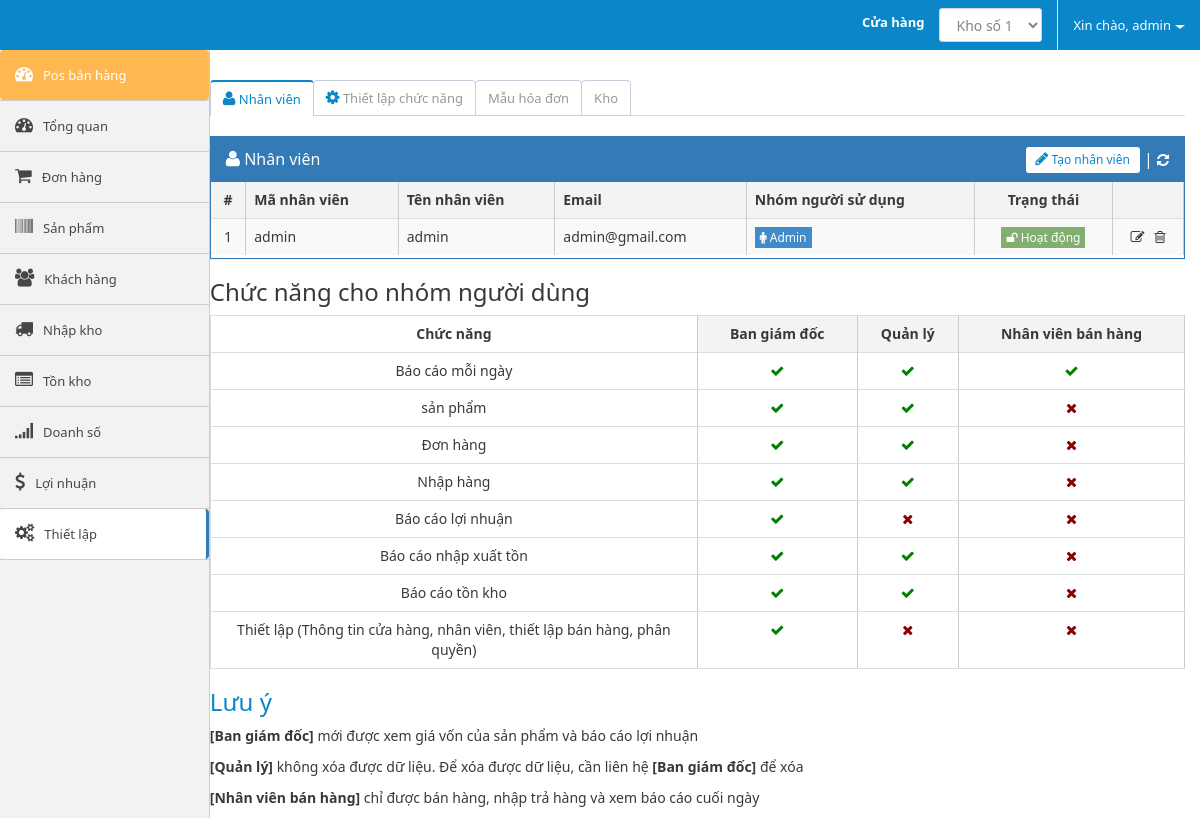
/index.php/config (signed in), run on the app's committed database.
### tables this page shows
CREATE TABLE IF NOT EXISTS `cms_users` (
  `id` int(10) unsigned NOT NULL AUTO_INCREMENT,
  `username` varchar(100) NOT NULL,
  `password` varchar(100) NOT NULL,
  `salt` varchar(255) NOT NULL,
  `email` varchar(120) NOT NULL,
  `display_name` varchar(120) NOT NULL,
  `user_status` tinyint(4) NOT NULL,
  `group_id` int(11) NOT NULL,
  `store_id` int(11) NOT NULL,
  `created` datetime NOT NULL,
  `updated` datetime NOT NULL,
  `logined` datetime(1) NOT NULL,
  `ip_logged` varchar(255) NOT NULL,
  `recode` varchar(255) NOT NULL,
  `code_time_out` varchar(255) NOT NULL,
  PRIMARY KEY (`id`)
);

CREATE TABLE IF NOT EXISTS `cms_users_group` (
  `id` int(10) unsigned NOT NULL AUTO_INCREMENT,
  `group_name` varchar(255) NOT NULL,
  `group_permission` varchar(255) NOT NULL,
  `group_registered` datetime NOT NULL,
  `group_updated` datetime NOT NULL,
  PRIMARY KEY (`id`)
);

### application/controllers/config.php (called while the page is built, shortened)
<?php if (!defined('BASEPATH')) exit('No direct script access allowed');
class Config extends CI_Controller
{
    private $auth;
    public function __construct()
    {
        $this->auth = $this->cms_authentication->check();
    }
    public function index()
    {
        $data['seo']['title'] = "Phần mềm quản lý bán hàng";
        $user = $this->db->select('users.id, username, email, display_name, user_status, group_name ')->from('users')->join('users_group', 'users_group.id = users.group_id')->get()->result_array();
        $data['data']['template'] = $this->db->select('content')->from('templates')->where('id', 1)->limit(1)->get()->row_array();
        $data['data']['list_template'] = $this->db->from('templates')->get()->result_array();
        $data['data']['_user'] = $user;
        $data['data']['user'] = $this->auth;
        $store = $this->db->from('stores')->get()->result_array();
        $data['data']['store'] = $store;
        $store_id = $this->db->select('store_id')->from('users')->where('id',$this->auth['id'])->limit(1)->get()->row_array();
        $data['data']['store_id'] = $store_id['store_id'];
        $data['template'] = 'setting/setting';
        $this->load->view('layout/index', isset($data) ? $data : null);
    }
}

### index.php (called while the page is built, shortened)
<?php
require_once BASEPATH . 'core/CodeIgniter.php';

### application/libraries/cms_cookie.php (called while the page is built, shortened)
<?php if (!defined('BASEPATH')) exit('No direct script access allowed');
class CMS_Cookie
{
    public static function exists($name)
    {
        return (isset($_COOKIE[$name])) ? true : false;
    }
    public static function get($name)
    {
        return $_COOKIE[$name];
    }
    public static function decode($cookie_val)
    {
        return base64_decode(substr($cookie_val, 3));
    }
}

### application/libraries/cms_authentication.php (called while the page is built, shortened)
<?php if (!defined('BASEPATH')) exit('No direct script access allowed');
class CMS_authentication
{
    private $CI;
    public function __construct()
    {
        $this->CI = &get_instance();
    }
    public function check()
    {
        if (CMS_Cookie::exists('user_logged' . CMS_PREFIX)) {
            $cookie = CMS_Cookie::get('user_logged' . CMS_PREFIX);
            $cookie = json_decode(CMS_Cookie::decode($cookie), true);
            $user = $this->CI->db->select('id,username,password,salt,display_name,email,group_id,store_id')->where('username', $cookie['username'])->or_where('email', $cookie['username'])->from('users')->get()->row_array();
            $group = $this->CI->db->select('id, group_permission, group_name')->where('id', $user['group_id'])->from('users_group')->get()->row_array();
            if (isset($user) && count($user)) {
                if ($user['username'] == $cookie['username'] && $user['password'] == $cookie['password'] && $user['salt'] == $cookie['salt']) {
                    $data = ['username' => $user['username'], 'password' => $user['password'], 'salt' => $user['salt']];
                    return ['id' => $user['id'],
                        'username' => $user['username'],
                        'password' => $user['password'],
                        'salt' => $user['salt'],
                        'email' => $user['email'],
                        'display_name' => $user['display_name'],
                        'group_id' => $user['group_id'],
                        'group_name' => $group['group_name'],
                        'group_permission' => json_decode($group['group_permission'], true),
                        'store_id' => $user['store_id']
                    ];
                }
            }
        }
        return null;
    }
}

### application/views/setting/setting.php (the view, shortened to what this page needs)
<div class="setting">
    <ul class="nav nav-tabs tab-setting" role="tablist">
        <li role="presentation" class="active"><a href="#user" aria-controls="home" role="tab" data-toggle="tab"><i
                    class="fa fa-user"></i> Nhân viên</a></li>
        <li role="presentation"><a href="#functions" aria-controls="profile" role="tab" data-toggle="tab"><i
                    class="fa fa-cog"></i> Thiết lập chức năng</a></li>
        <li role="presentation"><a href="#print" aria-controls="print" role="tab" data-toggle="tab">Mẫu hóa
                đơn</a></li>
        <li role="presentation"><a href="#stores" aria-controls="stores" role="tab" data-toggle="tab">Kho</a>
        </li>
    </ul>
    <div class="tab-content">
        <div role="tabpanel" class="tab-pane active" id="user">
            <div class="panel panel-primary" style="margin-top: 20px">
                <div class="panel-heading">
                    <i class="fa fa-user"></i> Nhân viên
                    <div class="action pull-right">
                        <button class="btn btn-default btn-sm create-nv btn-in-panel blue" data-toggle="modal"
                                data-target="#create-nv"><i class="fa fa-pencil blue"></i> Tạo nhân viên
                        </button>
                        | <i class="fa fa-refresh" style="font-size: 14px; cursor: pointer;" onclick="cms_upuser()"></i>
                    </div>
                </div>
                <div class="panel-body">
                    <div class="table-responsive ">
                        <table class="table table-hover table-user table-striped">
                            <thead>
                            <th class="text-center">#</th>
                            <th>Mã nhân viên</th>
                            <th>Tên nhân viên</th>
                            <th>Email</th>
                            <th>Nhóm người sử dụng</th>
                            <th class="text-center">Trạng thái</th>
                            <th></th>
                            </thead>
                            <tbody>
                            <?php
                            if (isset($_user) && count($_user)) :
                                $ind = 0;
                                foreach ($_user as $key => $val) : $ind++; ?>
                                    <tr class="tr-item-<?php echo $val['id']; ?>">
                                        <td class="text-center"><?php echo $ind; ?></td>
                                        <td><?php echo $val['username']; ?></td>
                                        <td><?php echo ($val['display_name'] != '') ? $val['display_name'] : '-'; ?></td>
                                        <td><?php echo $val['email']; ?></td>
                                        <td><?php echo '<span class="user_group"><i class="fa fa-male"></i> ' . $val['group_name'] . '</span>'; ?></td>
                                        <td class="text-center"><?php echo cms_render_html($val['user_status'], 'user_status', ['fa-unlock', 'fa-lock'], ['Hoạt động', 'Tạm ngừng']); ?></td>
                                        <td class="text-center"><i class="fa fa-pencil-square-o edit-item" title="Sửa"
                                                                   onclick="cms_edit_usitem(<?php echo $val['id']; ?>)"
                                                                   style="margin-right: 10px; cursor: pointer;"></i><i
                                                onclick="cms_del_usitem(<?php echo $val['id']; ?>)" title="Xóa"
                                                class="fa fa-trash-o delete-item" style="cursor: pointer;"></i></td>
                                    </tr>
                                <?php endforeach;
                            else: ?>
                                <tr>
                                    <td class="text-center" colspan="7">Không có Người dùng trong danh sách</td>
                                </tr>
                            <?php endif;
                            ?>
                            </tbody>
                        </table>
                    </div>
                </div>
            </div>
            <h3>Chức năng cho nhóm người dùng</h3>
            <div class="cms-function-user-info">
                <table class="table table-hover table-bordered">
                    <thead>
                    <th class="text-center" style="width: 50%; background-color: #fff;">Chức năng</th>
                    <th class="text-center">Ban giám đốc</th>
                    <th class="text-center">Quản lý</th>
                    <th class="text-center">Nhân viên bán hàng</th>
                    </thead>
                    <tbody>
                    <tr>
                        <td class="text-center">Báo cáo mỗi ngày</td>
                        <td class="text-center"><i class="fa fa-check" style="color: green;"></i></td>
                        <td class="text-center"><i class="fa fa-check" style="color: green;"></i></td>
                        <td class="text-center"><i class="fa fa-check" style="color: green;"></i></td>
                    </tr>
                    <tr>
                        <td class="text-center">sản phẩm</td>
                        <td class="text-center"><i class="fa fa-check" style="color: green;"></i></td>
                        <td class="text-center"><i class="fa fa-check" style="color: green;"></i></td>
                        <td class="text-center"><i class="fa fa-times" style="color: darkred;"></i></td>
                    </tr>
                    <tr>
                        <td class="text-center">Đơn hàng</td>
                        <td class="text-center"><i class="fa fa-check" style="color: green;"></i></td>
                        <td class="text-center"><i class="fa fa-check" style="color: green;"></i></td>
                        <td class="text-center"><i class="fa fa-times" style="color: darkred;"></i></td>
                    </tr>
                    <tr>
                        <td class="text-center">Nhập hàng</td>
                        <td class="text-center"><i class="fa fa-check" style="color: green;"></i></td>
                        <td class="text-center"><i class="fa fa-check" style="color: green;"></i></td>
                        <td class="text-center"><i class="fa fa-times" style="color: darkred;"></i></td>
                    </tr>
                    <tr>
                        <td class="text-center">Báo cáo lợi nhuận</td>
                        <td class="text-center"><i class="fa fa-check" style="color: green;"></i></td>
                        <td class="text-center"><i class="fa fa-times" style="color: darkred;"></i></td>
                        <td class="text-center"><i class="fa fa-times" style="color: darkred;"></i></td>
                    </tr>
                    <tr>
                        <td class="text-center">Báo cáo nhập xuất tồn</td>
                        <td class="text-center"><i class="fa fa-check" style="color: green;"></i></td>
                        <td class="text-center"><i class="fa fa-check" style="color: green;"></i></td>
                        <td class="text-center"><i class="fa fa-times" style="color: darkred;"></i></td>
                    </tr>
                    <tr>
                        <td class="text-center">Báo cáo tồn kho</td>
                        <td class="text-center"><i class="fa fa-check" style="color: green;"></i></td>
                        <td class="text-center"><i class="fa fa-check" style="color: green;"></i></td>
                        <td class="text-center"><i class="fa fa-times" style="color: darkred;"></i></td>
                    </tr>
                    <tr>
                        <td class="text-center">Thiết lập (Thông tin cửa hàng, nhân viên, thiết lập bán hàng, phân
                            quyền)
                        </td>
                        <td class="text-center"><i class="fa fa-check" style="color: green;"></i></td>
                        <td class="text-center"><i class="fa fa-times" style="color: darkred;"></i></i></td>
                        <td class="text-center"><i class="fa fa-times" style="color: darkred;"></i></td>
                    </tr>
                    </tbody>
                </table>
                <div class="notes-info">
                    <h3 style="color: #0B87C9;">Lưu ý</h3>
                    <p><span style="font-weight: bold;">[Ban giám đốc]</span> mới được xem giá vốn của sản phẩm và báo
                        cáo lợi nhuận</p>
                    <p><span style="font-weight: bold;">[Quản lý]</span> không xóa được dữ liệu. Để xóa được dữ liệu,
                        cần liên hệ <span style="font-weight: bold;">[Ban giám đốc]</span> để xóa</p>
                    <p><span style="font-weight: bold;">[Nhân viên bán hàng]</span> chỉ được bán hàng, nhập trả hàng và
                        xem báo cáo cuối ngày</p>
                </div>
            </div>
        </div>
    </div>
</div>

### application/views/common/header.php (shortened to what this page needs)
<nav id="navbar-container" class="navbar navbar- navbar-fixed-top">
    <div class="container-fluid">
        <div class="collapse navbar-collapse" id="bs-example-navbar-collapse-1">
            <ul class="nav navbar-nav navbar-right">
                <?php if(isset($data['store'])){ ?>
                <li>
                    <label style="margin: 13px 15px; color: white">
                        Cửa hàng
                    </label>
                </li>
                <li style="border-right: 1px solid #E1E1E1; padding-right: 15px;">
                    <select id="store-id" class="form-control" style="margin: 8px auto">
                        <?php foreach ($data['store'] as $key => $item) :?>
                            <option <?php if($item['ID']==$data['store_id']) echo 'selected '; ?> value="<?php echo $item['ID']; ?>"><?php echo $item['stock_name']; ?></option>
                        <?php endforeach;?>
                    </select>
                </li>
                <?php } ?>
                <li class="dropdown user-profile">
                    <a href="#" class="dropdown-toggle" data-toggle="dropdown" role="button" aria-haspopup="true"
                       aria-expanded="false"><span class="hello">Xin chào, </span><?php echo (isset($user)) ?
                            $user['display_name'] : $user['username']; ?><span class="caret"></span></a>
                </li>
            </ul>
        </div>
    </div>
</nav>

### application/helpers/useful_helper.php (shortened to what this page needs)
<?php if (!defined('BASEPATH')) exit('No direct script access allowed');
if (!function_exists('cms_render_html')) {
    function cms_render_html($val, $class, $icon = [], $text = [])
    {
        return ($val == 1) ? "<span class='{$class}'><i class='fa {$icon[0]}'></i> " . $text[0] . "</span>" : "<span class='{$class}'><i class='fa {$icon[1]}'></i> " . $text[1] . "</span>";
    }
}

### data on the page
cms_users: display_name "admin", username "admin", email "admin@gmail.com", cms_users_group.group_name "Admin"

### other printed values
form field value "Kho số 1"
